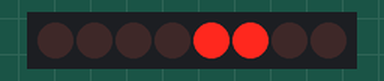
This sketch was run on a simulated Arduino Uno, built with avr-gcc and run on an emulated ATmega328P. On the bench: 8 shift-register outputs drawn as a row of LEDs (first output left, lit = HIGH). Wiring (inferred from the names in the program): shift register (74HC595): data pin 11; shift clock pin 12; latch pin 10. Wiring (inferred from the signals the program sends): row of LEDs: on Q0, Q1, Q2, Q3, Q4, Q5, Q6, Q7.

Above: at 1.0 s.
At 5.7 s:
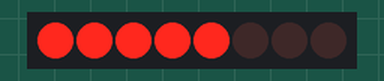
At 11.2 s:
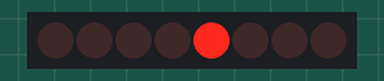
Timing chart, 0 to 11.5 s (numbered marks = the images above):
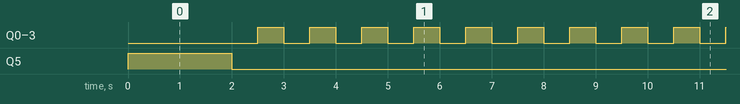

Measured:
- by itself, Q0–3: alternates HIGH for 0.50 s and LOW for 0.50 s
- by itself, Q5: LOW → HIGH at 0.00 s, → LOW 2.0 s later
- by itself, everything shown: repeats every 10.0 s, in 30 steps

The sketch:

Ejemplo_29-2.ino
```cpp
const int CLK = 12;  //-- Pin de reloj
const int DAT = 11;  //-- Pin de Datos
const int CTRL = 10; //-- Pin de control
byte segundos=0;
bool inicio=true;
void setup() {
  pinMode(CLK, OUTPUT);
  pinMode(DAT, OUTPUT);
  pinMode(CTRL, OUTPUT);
  digitalWrite(CTRL, LOW);
}

void fpga_write(int value); //definimos fpga_write

void loop() {
  if(inicio){
  fpga_write(0x00); //Puesta a 0 del puerto 0)
  fpga_write(0x10); //Puesta a 0 del puerto 1)
  fpga_write(0x20); //Puesta a 0 del puerto 2)
  fpga_write(0x30); //Puesta a 0 del puerto 3)
  delay(2000);
  inicio=false;
  }
  fpga_write(0x0F); //Puerto 0 todo a 1
  fpga_write(0x10); //mientras puerto 1 todo a 0
  delay(500);
  fpga_write(0x00); //Puerto 0 todo a 0
  fpga_write(0x1F); //mientras puerto 1 todo a 1
  delay(500);
  segundos++;
  if(segundos>0x09){ //Puesta a cero de los segundos al llegar a 9
  segundos=0;}
  fpga_write(0x20 | segundos); //Escribimos en el puerto 2 el contador de segundos
}
// Implementamos fpga_write
void fpga_write(int value) {
 shiftOut(DAT, CLK, MSBFIRST, value);
 digitalWrite(CTRL, HIGH);
 digitalWrite(CTRL, LOW);
}
```
